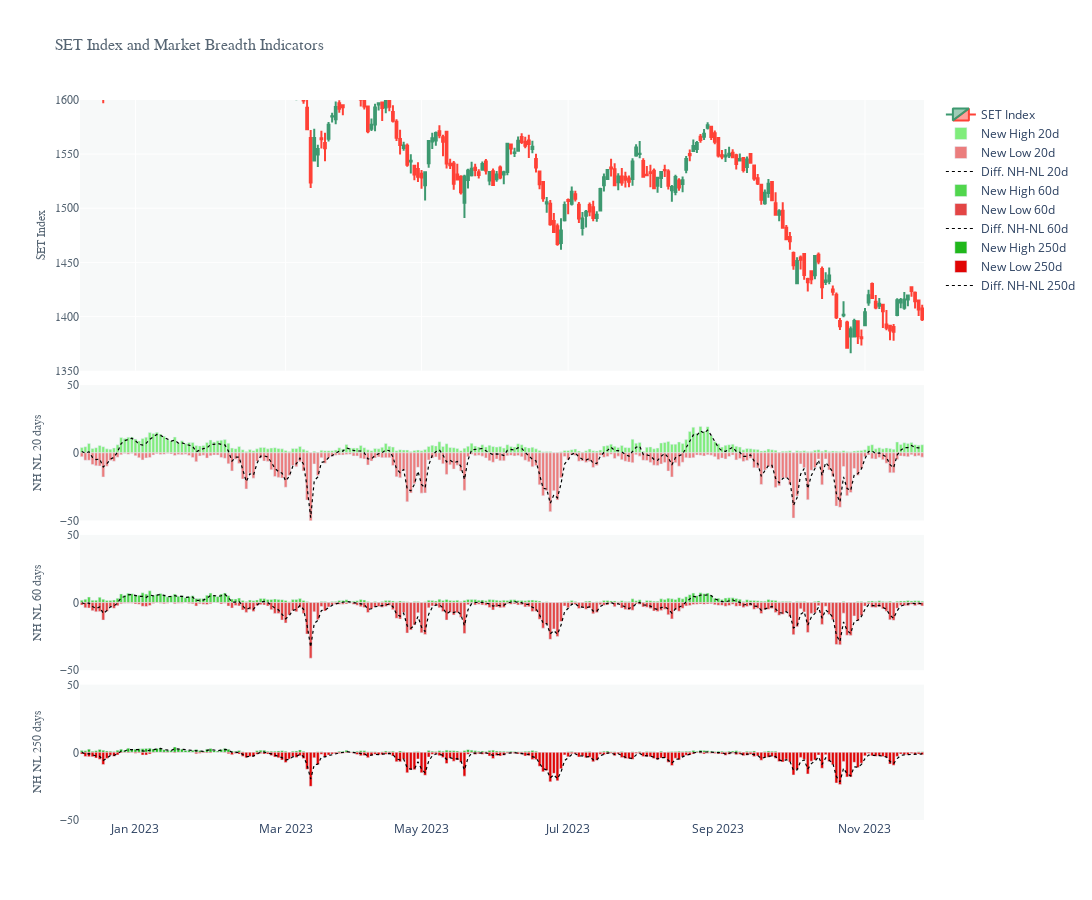

Notebook code cell kept with this figure:
### Markdown cell above
###### **SET Index, New High and New Low**

### Code cell
# Create a date range from the start date to the end date
dt_all = pd.date_range(start=SET_INDEX_BREADTH['Date'].iloc[0], end=SET_INDEX_BREADTH['Date'].iloc[-1])

# Retrieve the dates that are in the original dataset
dt_obs = [d for d in pd.to_datetime(SET_INDEX_BREADTH['Date'])]

# Define dates with missing values
dt_breaks = [d.strftime("%Y-%m-%d") for d in dt_all if d not in dt_obs]

# Create a subplot figure with three rows and one column
fig1 = make_subplots(rows=4, cols=1, shared_xaxes=True, vertical_spacing=0.02, row_heights=[0.4, 0.2, 0.2, 0.2])

# Plot SET Index on the first row
fig1.add_trace(go.Candlestick(x=SET_INDEX_BREADTH['Date'],
                            open=SET_INDEX_BREADTH['Open'],
                            high=SET_INDEX_BREADTH['High'],
                            low=SET_INDEX_BREADTH['Low'],
                            close=SET_INDEX_BREADTH['Close'],
                            name='SET Index'))

# Plot New High and New Low 20 days on the second row
fig1.add_trace(go.Bar(name="New High 20d", 
                      x=SET_INDEX_BREADTH['Date'], y=SET_INDEX_BREADTH['NH20'], 
                      marker_color='#80ED7C'),
              row=2, col=1)
fig1.add_trace(go.Bar(name="New Low 20d", 
                      x=SET_INDEX_BREADTH['Date'], y=(-1)*SET_INDEX_BREADTH['NL20'], 
                      marker_color='#EB7D7D'),
              row=2, col=1)
fig1.update_layout(barmode='relative')
fig1.add_trace(go.Scatter(name='Diff. NH-NL 20d',
                          x=SET_INDEX_BREADTH['Date'], y=getEMA((SET_INDEX_BREADTH['NH20'] - SET_INDEX_BREADTH['NL20']), 2),
                          mode='lines', line=dict(color='black', width=1.2, dash='dot')),
               row=2, col=1)

# Plot New High and New Low 60 days on the third row
fig1.add_trace(go.Bar(name="New High 60d", 
                      x=SET_INDEX_BREADTH['Date'], y=SET_INDEX_BREADTH['NH60'], 
                      marker_color='#51D64D'),
              row=3, col=1)
fig1.add_trace(go.Bar(name="New Low 60d", 
                      x=SET_INDEX_BREADTH['Date'], y=(-1)*SET_INDEX_BREADTH['NL60'], 
                      marker_color='#E34545'),
              row=3, col=1)
fig1.update_layout(barmode='relative')
fig1.add_trace(go.Scatter(name='Diff. NH-NL 60d',
                          x=SET_INDEX_BREADTH['Date'], y=getEMA((SET_INDEX_BREADTH['NH60'] - SET_INDEX_BREADTH['NL60']), 2),
                          mode='lines', line=dict(color='black', width=1.2, dash='dot')),
               row=3, col=1)


# Plot New High and New Low 250 days on the third row
fig1.add_trace(go.Bar(name="New High 250d", 
                      x=SET_INDEX_BREADTH['Date'], y=SET_INDEX_BREADTH['NH250'], 
                      marker_color='#20B71B'),
              row=4, col=1)
fig1.add_trace(go.Bar(name="New Low 250d", 
                      x=SET_INDEX_BREADTH['Date'], y=(-1)*SET_INDEX_BREADTH['NL250'], 
                      marker_color='#E10404'),
              row=4, col=1)
fig1.update_layout(barmode='relative')
fig1.add_trace(go.Scatter(name='Diff. NH-NL 250d',
                          x=SET_INDEX_BREADTH['Date'], y=getEMA((SET_INDEX_BREADTH['NH250'] - SET_INDEX_BREADTH['NL250']), 2),
                          mode='lines', line=dict(color='black', width=1.2, dash='dot')),
               row=4, col=1)

# Update layout
fig1.update_layout(height=900, width=1200, 
                   showlegend=False, xaxis_rangeslider_visible=False, 
                   plot_bgcolor="#F7F9F9")

# Hide dates with no values
fig1.update_xaxes(rangebreaks=[dict(values=dt_breaks)])

# Update y-axis titles and fonts
fig1.update_yaxes(title_text="SET Index",
                  range=[1350, 1600], tickmode='array',
                  title_font=dict(size=12, family='Arial', color='#566573'), 
                  tickfont=dict(size=12, family='Arial', color='#566573'), 
                  title_standoff=6, row=1, col=1)

fig1.update_yaxes(title_text="NH NL 20 days", 
                  range=[-50, 50], tickmode='array', tickvals=(-50, 50, 0),
                  title_font=dict(size=12, family='Arial', color='#566573'), 
                  tickfont=dict(size=12, family='Arial', color='#566573'), 
                  title_standoff=15, row=2, col=1)

fig1.update_yaxes(title_text="NH NL 60 days", 
                  range=[-50, 50], tickmode='array', tickvals=(-50, 50, 0),
                  title_font=dict(size=12, family='Arial', color='#566573'), 
                  tickfont=dict(size=12, family='Arial', color='#566573'), 
                  title_standoff=15, row=3, col=1)

fig1.update_yaxes(title_text="NH NL 250 days", 
                  range=[-50, 50], tickmode='array', tickvals=(-50, 50, 0),
                  title_font=dict(size=12, family='Arial', color='#566573'), 
                  tickfont=dict(size=12, family='Arial', color='#566573'), 
                  title_standoff=15, row=4, col=1)

# Update x-axis label
fig1.update_xaxes(title_font=dict(size=16, family='Arial', color='#566573'), 
                  row=3, col=1)

# Update the overall layout title
fig1.update_layout(title='SET Index and Market Breadth Indicators', 
                   title_font=dict(size=16, family='Arial', color='#566573'), 
                   showlegend=True)

# Set the date range
start_date = dt.datetime.today() - dt.timedelta(int(365/2))
end_date = dt.datetime.today() + dt.timedelta(hours=7)
fig1.update_layout(xaxis_range=[start_date, end_date])

### Figure 1 — Plotly figure (JSON) as saved in the notebook; plotly's stock layout.template omitted (floating-point values rounded to 4 significant figures; data arrays with more than 128 entries replaced by an {"elided": "..."} marker saying what was removed)
{"data": [{"close": {"elided": "236 float values"}, "high": {"elided": "236 float values"}, "low": {"elided": "236 float values"}, "name": "SET Index", "open": {"elided": "236 float values"}, "type": "candlestick", "x": {"elided": "236 str values"}}, {"marker": {"color": "#80ED7C"}, "name": "New High 20d", "type": "bar", "x": {"elided": "236 str values"}, "xaxis": "x2", "y": {"elided": "236 float values"}, "yaxis": "y2"}, {"marker": {"color": "#EB7D7D"}, "name": "New Low 20d", "type": "bar", "x": {"elided": "236 str values"}, "xaxis": "x2", "y": {"elided": "236 float values"}, "yaxis": "y2"}, {"line": {"color": "black", "dash": "dot", "width": 1.2}, "mode": "lines", "name": "Diff. NH-NL 20d", "type": "scatter", "x": {"elided": "236 str values"}, "xaxis": "x2", "y": {"elided": "236 float values"}, "yaxis": "y2"}, {"marker": {"color": "#51D64D"}, "name": "New High 60d", "type": "bar", "x": {"elided": "236 str values"}, "xaxis": "x3", "y": {"elided": "236 float values"}, "yaxis": "y3"}, {"marker": {"color": "#E34545"}, "name": "New Low 60d", "type": "bar", "x": {"elided": "236 str values"}, "xaxis": "x3", "y": {"elided": "236 float values"}, "yaxis": "y3"}, {"line": {"color": "black", "dash": "dot", "width": 1.2}, "mode": "lines", "name": "Diff. NH-NL 60d", "type": "scatter", "x": {"elided": "236 str values"}, "xaxis": "x3", "y": {"elided": "236 float values"}, "yaxis": "y3"}, {"marker": {"color": "#20B71B"}, "name": "New High 250d", "type": "bar", "x": {"elided": "236 str values"}, "xaxis": "x4", "y": {"elided": "236 float values"}, "yaxis": "y4"}, {"marker": {"color": "#E10404"}, "name": "New Low 250d", "type": "bar", "x": {"elided": "236 str values"}, "xaxis": "x4", "y": {"elided": "236 float values"}, "yaxis": "y4"}, {"line": {"color": "black", "dash": "dot", "width": 1.2}, "mode": "lines", "name": "Diff. NH-NL 250d", "type": "scatter", "x": {"elided": "236 str values"}, "xaxis": "x4", "y": {"elided": "236 float values"}, "yaxis": "y4"}], "layout": {"barmode": "relative", "height": 900, "plot_bgcolor": "#F7F9F9", "showlegend": true, "title": {"font": {"color": "#566573", "family": "Arial", "size": 16}, "text": "SET Index and Market Breadth Indicators"}, "width": 1200, "xaxis": {"anchor": "y", "domain": [0, 1], "matches": "x4", "range": ["2023-05-27T11:43:47.639633", "2023-11-25T18:43:47.639633"], "rangebreaks": [{"values": ["2022-12-10", "2022-12-11", "2022-12-12", "2022-12-17", "2022-12-18", "2022-12-24", "2022-12-25", "2022-12-31", "2023-01-01", "2023-01-02", "2023-01-07", "2023-01-08", "2023-01-14", "2023-01-15", "2023-01-21", "2023-01-22", "2023-01-28", "2023-01-29", "2023-02-04", "2023-02-05", "2023-02-11", "2023-02-12", "2023-02-18", "2023-02-19", "2023-02-25", "2023-02-26", "2023-03-04", "2023-03-05", "2023-03-06", "2023-03-11", "2023-03-12", "2023-03-18", "2023-03-19", "2023-03-25", "2023-03-26", "2023-04-01", "2023-04-02", "2023-04-06", "2023-04-08", "2023-04-09", "2023-04-13", "2023-04-14", "2023-04-15", "2023-04-16", "2023-04-22", "2023-04-23", "2023-04-29", "2023-04-30", "2023-05-01", "2023-05-04", "2023-05-05", "2023-05-06", "2023-05-07", "2023-05-13", "2023-05-14", "2023-05-20", "2023-05-21", "2023-05-27", "2023-05-28", "2023-06-03", "2023-06-04", "2023-06-05", "2023-06-10", "2023-06-11", "2023-06-17", "2023-06-18", "2023-06-24", "2023-06-25", "2023-07-01", "2023-07-02", "2023-07-08", "2023-07-09", "2023-07-15", "2023-07-16", "2023-07-22", "2023-07-23", "2023-07-28", "2023-07-29", "2023-07-30", "2023-08-01", "2023-08-05", "2023-08-06", "2023-08-12", "2023-08-13", "2023-08-14", "2023-08-19", "2023-08-20", "2023-08-26", "2023-08-27", "2023-09-02", "2023-09-03", "2023-09-09", "2023-09-10", "2023-09-16", "2023-09-17", "2023-09-23", "2023-09-24", "2023-09-30", "2023-10-01", "2023-10-07", "2023-10-08", "2023-10-13", "2023-10-14", "2023-10-15", "2023-10-21", "2023-10-22", "2023-10-23", "2023-10-28", "2023-10-29", "2023-11-04", "2023-11-05", "2023-11-11", "2023-11-12", "2023-11-18", "2023-11-19"]}], "rangeslider": {"visible": false}, "showticklabels": false}, "xaxis2": {"anchor": "y2", "domain": [0, 1], "matches": "x4", "rangebreaks": [{"values": ["2022-12-10", "2022-12-11", "2022-12-12", "2022-12-17", "2022-12-18", "2022-12-24", "2022-12-25", "2022-12-31", "2023-01-01", "2023-01-02", "2023-01-07", "2023-01-08", "2023-01-14", "2023-01-15", "2023-01-21", "2023-01-22", "2023-01-28", "2023-01-29", "2023-02-04", "2023-02-05", "2023-02-11", "2023-02-12", "2023-02-18", "2023-02-19", "2023-02-25", "2023-02-26", "2023-03-04", "2023-03-05", "2023-03-06", "2023-03-11", "2023-03-12", "2023-03-18", "2023-03-19", "2023-03-25", "2023-03-26", "2023-04-01", "2023-04-02", "2023-04-06", "2023-04-08", "2023-04-09", "2023-04-13", "2023-04-14", "2023-04-15", "2023-04-16", "2023-04-22", "2023-04-23", "2023-04-29", "2023-04-30", "2023-05-01", "2023-05-04", "2023-05-05", "2023-05-06", "2023-05-07", "2023-05-13", "2023-05-14", "2023-05-20", "2023-05-21", "2023-05-27", "2023-05-28", "2023-06-03", "2023-06-04", "2023-06-05", "2023-06-10", "2023-06-11", "2023-06-17", "2023-06-18", "2023-06-24", "2023-06-25", "2023-07-01", "2023-07-02", "2023-07-08", "2023-07-09", "2023-07-15", "2023-07-16", "2023-07-22", "2023-07-23", "2023-07-28", "2023-07-29", "2023-07-30", "2023-08-01", "2023-08-05", "2023-08-06", "2023-08-12", "2023-08-13", "2023-08-14", "2023-08-19", "2023-08-20", "2023-08-26", "2023-08-27", "2023-09-02", "2023-09-03", "2023-09-09", "2023-09-10", "2023-09-16", "2023-09-17", "2023-09-23", "2023-09-24", "2023-09-30", "2023-10-01", "2023-10-07", "2023-10-08", "2023-10-13", "2023-10-14", "2023-10-15", "2023-10-21", "2023-10-22", "2023-10-23", "2023-10-28", "2023-10-29", "2023-11-04", "2023-11-05", "2023-11-11", "2023-11-12", "2023-11-18", "2023-11-19"]}], "showticklabels": false}, "xaxis3": {"anchor": "y3", "domain": [0, 1], "matches": "x4", "rangebreaks": [{"values": ["2022-12-10", "2022-12-11", "2022-12-12", "2022-12-17", "2022-12-18", "2022-12-24", "2022-12-25", "2022-12-31", "2023-01-01", "2023-01-02", "2023-01-07", "2023-01-08", "2023-01-14", "2023-01-15", "2023-01-21", "2023-01-22", "2023-01-28", "2023-01-29", "2023-02-04", "2023-02-05", "2023-02-11", "2023-02-12", "2023-02-18", "2023-02-19", "2023-02-25", "2023-02-26", "2023-03-04", "2023-03-05", "2023-03-06", "2023-03-11", "2023-03-12", "2023-03-18", "2023-03-19", "2023-03-25", "2023-03-26", "2023-04-01", "2023-04-02", "2023-04-06", "2023-04-08", "2023-04-09", "2023-04-13", "2023-04-14", "2023-04-15", "2023-04-16", "2023-04-22", "2023-04-23", "2023-04-29", "2023-04-30", "2023-05-01", "2023-05-04", "2023-05-05", "2023-05-06", "2023-05-07", "2023-05-13", "2023-05-14", "2023-05-20", "2023-05-21", "2023-05-27", "2023-05-28", "2023-06-03", "2023-06-04", "2023-06-05", "2023-06-10", "2023-06-11", "2023-06-17", "2023-06-18", "2023-06-24", "2023-06-25", "2023-07-01", "2023-07-02", "2023-07-08", "2023-07-09", "2023-07-15", "2023-07-16", "2023-07-22", "2023-07-23", "2023-07-28", "2023-07-29", "2023-07-30", "2023-08-01", "2023-08-05", "2023-08-06", "2023-08-12", "2023-08-13", "2023-08-14", "2023-08-19", "2023-08-20", "2023-08-26", "2023-08-27", "2023-09-02", "2023-09-03", "2023-09-09", "2023-09-10", "2023-09-16", "2023-09-17", "2023-09-23", "2023-09-24", "2023-09-30", "2023-10-01", "2023-10-07", "2023-10-08", "2023-10-13", "2023-10-14", "2023-10-15", "2023-10-21", "2023-10-22", "2023-10-23", "2023-10-28", "2023-10-29", "2023-11-04", "2023-11-05", "2023-11-11", "2023-11-12", "2023-11-18", "2023-11-19"]}], "showticklabels": false, "title": {"font": {"color": "#566573", "family": "Arial", "size": 16}}}, "xaxis4": {"anchor": "y4", "domain": [0, 1], "rangebreaks": [{"values": ["2022-12-10", "2022-12-11", "2022-12-12", "2022-12-17", "2022-12-18", "2022-12-24", "2022-12-25", "2022-12-31", "2023-01-01", "2023-01-02", "2023-01-07", "2023-01-08", "2023-01-14", "2023-01-15", "2023-01-21", "2023-01-22", "2023-01-28", "2023-01-29", "2023-02-04", "2023-02-05", "2023-02-11", "2023-02-12", "2023-02-18", "2023-02-19", "2023-02-25", "2023-02-26", "2023-03-04", "2023-03-05", "2023-03-06", "2023-03-11", "2023-03-12", "2023-03-18", "2023-03-19", "2023-03-25", "2023-03-26", "2023-04-01", "2023-04-02", "2023-04-06", "2023-04-08", "2023-04-09", "2023-04-13", "2023-04-14", "2023-04-15", "2023-04-16", "2023-04-22", "2023-04-23", "2023-04-29", "2023-04-30", "2023-05-01", "2023-05-04", "2023-05-05", "2023-05-06", "2023-05-07", "2023-05-13", "2023-05-14", "2023-05-20", "2023-05-21", "2023-05-27", "2023-05-28", "2023-06-03", "2023-06-04", "2023-06-05", "2023-06-10", "2023-06-11", "2023-06-17", "2023-06-18", "2023-06-24", "2023-06-25", "2023-07-01", "2023-07-02", "2023-07-08", "2023-07-09", "2023-07-15", "2023-07-16", "2023-07-22", "2023-07-23", "2023-07-28", "2023-07-29", "2023-07-30", "2023-08-01", "2023-08-05", "2023-08-06", "2023-08-12", "2023-08-13", "2023-08-14", "2023-08-19", "2023-08-20", "2023-08-26", "2023-08-27", "2023-09-02", "2023-09-03", "2023-09-09", "2023-09-10", "2023-09-16", "2023-09-17", "2023-09-23", "2023-09-24", "2023-09-30", "2023-10-01", "2023-10-07", "2023-10-08", "2023-10-13", "2023-10-14", "2023-10-15", "2023-10-21", "2023-10-22", "2023-10-23", "2023-10-28", "2023-10-29", "2023-11-04", "2023-11-05", "2023-11-11", "2023-11-12", "2023-11-18", "2023-11-19"]}]}, "yaxis": {"anchor": "x", "domain": [0.624, 1], "range": [1350, 1600], "tickfont": {"color": "#566573", "family": "Arial", "size": 12}, "tickmode": "array", "title": {"font": {"color": "#566573", "family": "Arial", "size": 12}, "standoff": 6, "text": "SET Index"}}, "yaxis2": {"anchor": "x2", "domain": [0.416, 0.604], "range": [-50, 50], "tickfont": {"color": "#566573", "family": "Arial", "size": 12}, "tickmode": "array", "tickvals": [-50, 50, 0], "title": {"font": {"color": "#566573", "family": "Arial", "size": 12}, "standoff": 15, "text": "NH NL 20 days"}}, "yaxis3": {"anchor": "x3", "domain": [0.208, 0.396], "range": [-50, 50], "tickfont": {"color": "#566573", "family": "Arial", "size": 12}, "tickmode": "array", "tickvals": [-50, 50, 0], "title": {"font": {"color": "#566573", "family": "Arial", "size": 12}, "standoff": 15, "text": "NH NL 60 days"}}, "yaxis4": {"anchor": "x4", "domain": [0, 0.188], "range": [-50, 50], "tickfont": {"color": "#566573", "family": "Arial", "size": 12}, "tickmode": "array", "tickvals": [-50, 50, 0], "title": {"font": {"color": "#566573", "family": "Arial", "size": 12}, "standoff": 15, "text": "NH NL 250 days"}}}}
